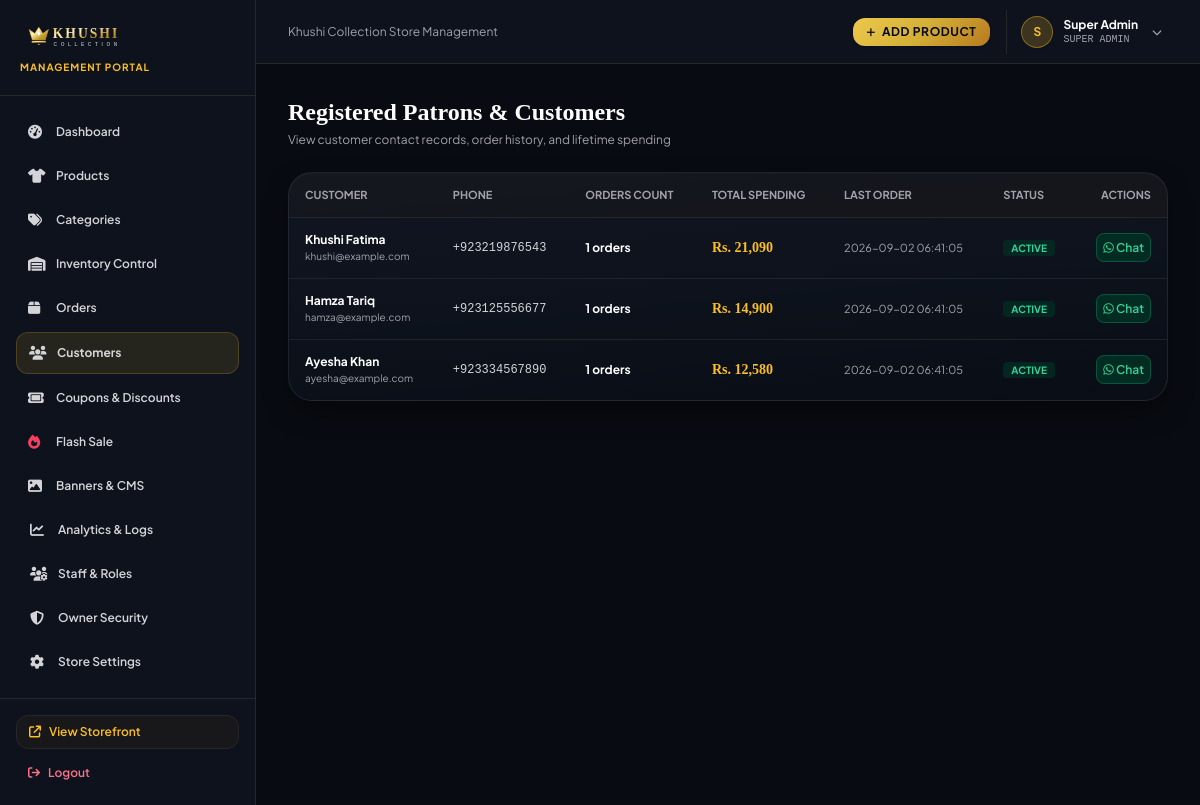
The page /admin/customers (signed in) on the database its author committed.
### tables this page shows
CREATE TABLE users (
        id INTEGER PRIMARY KEY AUTOINCREMENT,
        name TEXT NOT NULL,
        email TEXT UNIQUE NOT NULL,
        phone TEXT,
        password_hash TEXT NOT NULL,
        role TEXT DEFAULT 'customer',
        status TEXT DEFAULT 'active',
        created_at TIMESTAMP DEFAULT CURRENT_TIMESTAMP
    , failed_login_attempts INTEGER DEFAULT 0, locked_until TIMESTAMP, session_token TEXT, last_login_at TIMESTAMP);

### routes/admin.py (the view)
@admin_bp.route('/customers')
@admin_required(['super_admin', 'manager'])
def customers():
    customers_list = query_db('''
        SELECT u.id, u.name, u.email, u.phone, u.status, u.created_at,
               COUNT(o.id) as total_orders,
               COALESCE(SUM(o.total_amount), 0) as total_spent,
               MAX(o.created_at) as last_order
        FROM users u
        LEFT JOIN orders o ON u.id = o.user_id
        WHERE u.role = 'customer'
        GROUP BY u.id
        ORDER BY total_spent DESC
    ''')
    return render_template('admin/customers/index.html', customers=customers_list)

### database.py (called while the page is built)
def get_db():
    try:
        conn = sqlite3.connect(DATABASE_PATH, timeout=30.0)
        conn.row_factory = sqlite3.Row
        conn.execute("PRAGMA foreign_keys = ON")
        try:
            conn.execute("PRAGMA journal_mode = WAL")
        except Exception:
            try:
                conn.execute("PRAGMA journal_mode = DELETE")
            except Exception:
                pass
        return conn
    except Exception:
        conn = sqlite3.connect(":memory:", timeout=30.0)
        conn.row_factory = sqlite3.Row
        return conn

def query_db(query, args=(), one=False):
    conn = get_db()
    try:
        cur = conn.cursor()
        cur.execute(query, args)
        rv = cur.fetchall()
        return (rv[0] if rv else None) if one else rv
    finally:
        conn.close()

### routes/admin.py (called while the page is built, shortened)
def verify_active_session():
    user_id = session.get('user_id')
    session_token = session.get('session_token')
    return True

### templates/admin/customers/index.html (shortened to what this page needs)
{% extends 'admin/base.html' %}
{% block content %}
<div class="space-y-6">
    <div class="flex items-center justify-between">
        <div>
            <h1 class="text-2xl font-serif font-bold text-white">Registered Patrons & Customers</h1>
            <p class="text-xs text-zinc-400 mt-1">View customer contact records, order history, and lifetime spending</p>
        </div>
    </div>
    <div class="luxury-card rounded-3xl overflow-hidden">
        <div class="overflow-x-auto">
            <table class="w-full text-left text-xs text-zinc-300">
                <thead class="text-zinc-400 uppercase font-semibold border-b border-zinc-800 bg-zinc-900/60 text-[11px]">
                    <tr>
                        <th class="py-3.5 px-4">Customer</th>
                        <th class="py-3.5 px-4">Phone</th>
                        <th class="py-3.5 px-4">Orders Count</th>
                        <th class="py-3.5 px-4">Total Spending</th>
                        <th class="py-3.5 px-4">Last Order</th>
                        <th class="py-3.5 px-4">Status</th>
                        <th class="py-3.5 px-4 text-right">Actions</th>
                    </tr>
                </thead>
                <tbody class="divide-y divide-zinc-800/80">
                    {% for c in customers %}
                    <tr class="hover:bg-zinc-800/30 transition">
                        <td class="py-3.5 px-4">
                            <span class="font-bold text-white block">{{ c.name }}</span>
                            <span class="text-[10px] text-zinc-400">{{ c.email }}</span>
                        </td>
                        <td class="py-3.5 px-4 font-mono">{{ c.phone or '—' }}</td>
                        <td class="py-3.5 px-4 font-bold text-white">{{ c.total_orders }} orders</td>
                        <td class="py-3.5 px-4 font-serif font-bold text-amber-400 text-sm">Rs. {{ "{:,}".format(c.total_spent|int) }}</td>
                        <td class="py-3.5 px-4 text-zinc-400 text-[11px]">{{ c.last_order or 'Never' }}</td>
                        <td class="py-3.5 px-4">
                            <span class="px-2 py-0.5 rounded text-[10px] font-bold uppercase text-emerald-400 bg-emerald-950/80">
                                {{ c.status }}
                            </span>
                        </td>
                        <td class="py-3.5 px-4 text-right">
                            {% if c.phone %}
                            <a href="https://wa.me/{{ c.phone|replace('+', '')|replace(' ', '') }}" target="_blank" class="p-1.5 rounded-lg bg-emerald-950 text-emerald-400 border border-emerald-500/30 hover:bg-emerald-900 transition text-xs font-semibold">
                                <i class="fa-brands fa-whatsapp"></i> Chat
                            </a>
                            {% endif %}
                        </td>
                    </tr>
                    {% endfor %}
                </tbody>
            </table>
        </div>
    </div>
</div>
{% endblock %}

### templates/admin/base.html (shortened to what this page needs)
<!DOCTYPE html>
<html lang="en">
<head>
    <script src="https://cdn.tailwindcss.com"></script>
    <link rel="stylesheet" href="https://cdnjs.cloudflare.com/ajax/libs/font-awesome/6.5.1/css/all.min.css">
    <link rel="stylesheet" href="{{ url_for('static', filename='css/style.css') }}">
</head>
<body class="bg-[#080B11] text-zinc-100 min-h-screen flex antialiased">
    <aside class="w-64 bg-[#0D121D] border-r border-zinc-800 flex flex-col justify-between hidden md:flex flex-shrink-0">
        <div>
            <div class="p-5 border-b border-zinc-800">
                <a href="{{ url_for('admin.dashboard') }}" class="flex items-center gap-2">
                    <img src="{{ url_for('static', filename='images/logo.svg') }}" alt="Khushi Collection" class="h-9 w-auto">
                </a>
                <span class="text-[10px] text-amber-400 font-bold tracking-widest uppercase block mt-1">Management Portal</span>
            </div>
            <nav class="p-4 space-y-1 text-xs font-semibold">
                <a href="{{ url_for('admin.dashboard') }}" class="flex items-center gap-3 px-3 py-2.5 rounded-xl hover:bg-zinc-800/80 transition text-zinc-300 hover:text-white ">
                    <i class="fa-solid fa-gauge-high text-sm w-4"></i> Dashboard
                </a>
                <a href="{{ url_for('admin.products') }}" class="flex items-center gap-3 px-3 py-2.5 rounded-xl hover:bg-zinc-800/80 transition text-zinc-300 hover:text-white ">
                    <i class="fa-solid fa-shirt text-sm w-4"></i> Products
                </a>
                <a href="{{ url_for('admin.categories') }}" class="flex items-center gap-3 px-3 py-2.5 rounded-xl hover:bg-zinc-800/80 transition text-zinc-300 hover:text-white ">
                    <i class="fa-solid fa-tags text-sm w-4"></i> Categories
                </a>
                <a href="{{ url_for('admin.inventory') }}" class="flex items-center gap-3 px-3 py-2.5 rounded-xl hover:bg-zinc-800/80 transition text-zinc-300 hover:text-white ">
                    <i class="fa-solid fa-warehouse text-sm w-4"></i> Inventory Control
                </a>
                <a href="{{ url_for('admin.orders') }}" class="flex items-center justify-between px-3 py-2.5 rounded-xl hover:bg-zinc-800/80 transition text-zinc-300 hover:text-white ">
                    <span class="flex items-center gap-3">
                        <i class="fa-solid fa-box text-sm w-4"></i> Orders
                    </span>
                </a>
                <a href="{{ url_for('admin.customers') }}" class="flex items-center gap-3 px-3 py-2.5 rounded-xl hover:bg-zinc-800/80 transition text-zinc-300 hover:text-white {% if 'customers' in request.endpoint %}bg-amber-400/10 text-amber-400 font-bold border border-amber-400/20{% endif %}">
                    <i class="fa-solid fa-users text-sm w-4"></i> Customers
                </a>
                <a href="{{ url_for('admin.coupons') }}" class="flex items-center gap-3 px-3 py-2.5 rounded-xl hover:bg-zinc-800/80 transition text-zinc-300 hover:text-white ">
                    <i class="fa-solid fa-ticket text-sm w-4"></i> Coupons & Discounts
                </a>
                <a href="{{ url_for('admin.flash_sale') }}" class="flex items-center gap-3 px-3 py-2.5 rounded-xl hover:bg-zinc-800/80 transition text-zinc-300 hover:text-white ">
                    <i class="fa-solid fa-fire text-sm w-4 text-rose-500"></i> Flash Sale
                </a>
                <a href="{{ url_for('admin.banners') }}" class="flex items-center gap-3 px-3 py-2.5 rounded-xl hover:bg-zinc-800/80 transition text-zinc-300 hover:text-white ">
                    <i class="fa-solid fa-image text-sm w-4"></i> Banners & CMS
                </a>
                <a href="{{ url_for('admin.reports') }}" class="flex items-center gap-3 px-3.5 py-2.5 rounded-xl hover:bg-zinc-800/80 transition text-zinc-300 hover:text-white ">
                    <i class="fa-solid fa-chart-line text-sm w-4"></i> Analytics & Logs
                </a>
                {% if session.get('user_role') in ('OWNER', 'super_admin', 'SUPER_ADMIN') %}
                <a href="/admin-staff.html" class="flex items-center gap-3 px-3.5 py-2.5 rounded-xl hover:bg-zinc-800/80 transition text-zinc-300 hover:text-white">
                    <i class="fa-solid fa-users-gear text-sm w-4"></i> Staff & Roles
                </a>
                {% endif %}
                <a href="{{ url_for('admin.security_center') }}" class="flex items-center gap-3 px-3.5 py-2.5 rounded-xl hover:bg-zinc-800/80 transition text-zinc-300 hover:text-white ">
                    <i class="fa-solid fa-shield-halved text-sm w-4"></i> Owner Security
                </a>
                <a href="{{ url_for('admin.settings') }}" class="flex items-center gap-3 px-3.5 py-2.5 rounded-xl hover:bg-zinc-800/80 transition text-zinc-300 hover:text-white ">
                    <i class="fa-solid fa-gear text-sm w-4"></i> Store Settings
                </a>
            </nav>
        </div>
        <div class="p-4 border-t border-zinc-800 space-y-2">
            <a href="{{ url_for('storefront.home') }}" target="_blank" class="flex items-center gap-2 px-3 py-2 rounded-xl bg-zinc-900 border border-zinc-800 text-xs text-amber-400 hover:border-amber-400 transition font-semibold">
                <i class="fa-solid fa-arrow-up-right-from-square"></i>
                <span>View Storefront</span>
            </a>
            <a href="{{ url_for('admin.admin_logout') }}" class="flex items-center gap-2 px-3 py-2 rounded-xl text-xs text-rose-400 hover:bg-rose-950/40 transition font-semibold">
                <i class="fa-solid fa-arrow-right-from-bracket"></i>
                <span>Logout</span>
            </a>
        </div>
    </aside>
    <div class="flex-1 flex flex-col min-w-0 overflow-hidden">
        <header class="h-16 bg-[#0D121D] border-b border-zinc-800 flex items-center justify-between px-4 sm:px-6 lg:px-8">
            <div class="flex items-center gap-3">
                <span class="text-xs text-zinc-400 hidden sm:inline">Khushi Collection Store Management</span>
            </div>
            <div class="flex items-center gap-4">
                <a href="{{ url_for('admin.add_product') }}" class="px-3.5 py-1.5 rounded-xl btn-gold text-xs font-bold uppercase tracking-wider flex items-center gap-1.5 shadow">
                    <i class="fa-solid fa-plus text-[10px]"></i> Add Product
                </a>
                <div class="relative pl-2 border-l border-zinc-800">
                    <button type="button" onclick="toggleAdminMenu()" id="admin-user-menu-btn" class="flex items-center gap-2.5 p-1.5 rounded-xl hover:bg-zinc-800/80 transition cursor-pointer text-left focus:outline-none select-none">
                        <div class="w-8 h-8 rounded-full bg-amber-400/20 text-amber-400 flex items-center justify-center font-bold text-xs border border-amber-400/40 shadow-sm">
                            {{ session.get('user_name', 'Admin')[0] }}
                        </div>
                        <div class="hidden sm:block text-left">
                            <span class="text-xs font-bold text-white block leading-tight">{{ session.get('user_name', 'Admin') }}</span>
                            <span class="text-[10px] text-zinc-400 block uppercase font-mono">{{ session.get('user_role', 'Administrator').replace('_', ' ') }}</span>
                        </div>
                        <i class="fa-solid fa-chevron-down text-[10px] text-zinc-400 ml-1 transition duration-200" id="admin-menu-chevron"></i>
                    </button>
                </div>
            </div>
        </header>
        <main class="flex-1 overflow-y-auto p-4 sm:p-6 lg:p-8">
            {% block content %}{% endblock %}
        </main>
    </div>
</body>
</html>

### static/css/style.css (style rules this page uses)
:root { --font-serif: 'Playfair Display', 'Cormorant Garamond', Georgia, serif; --font-cinzel: 'Cinzel', 'Playfair Display', serif; --font-sans: 'Plus Jakarta Sans', system-ui, -apple-system, sans-serif; --primary-gold: #D4AF37; --primary-gold-light: #F5E296; --primary-gold-dark: #99771E; --primary-gold-muted: #A18A4D; --accent-gold-glow: rgba(212, 175, 55, 0.22); --accent-gold-border: rgba(212, 175, 55, 0.25); --bg-deep: #06080E; --bg-dark: #0A0E17; --bg-elevated: #101623; --card-dark: #121826; --card-dark-border: rgba(212, 175, 55, 0.16); --card-dark-hover-border: rgba(212, 175, 55, 0.5); --motion-fast: 180ms cubic-bezier(0.16, 1, 0.3, 1); --motion-medium: 350ms cubic-bezier(0.16, 1, 0.3, 1); --motion-luxury: 750ms cubic-bezier(0.16, 1, 0.3, 1); }
body { font-family: var(--font-sans); background-color: var(--bg-deep); color: #F1F5F9; overflow-x: hidden; position: relative; }
.font-serif { font-family: var(--font-serif); }
.luxury-card { background: linear-gradient(175deg, rgba(19, 26, 40, 0.8) 0%, rgba(10, 14, 22, 0.95) 100%); border: 1px solid rgba(255, 255, 255, 0.08); box-shadow: 0 12px 30px -8px rgba(0, 0, 0, 0.6), 0 1px 0 rgba(255, 255, 255, 0.05) inset; transition: all var(--motion-medium); }
.btn-gold { background: linear-gradient(135deg, #ECC94B 0%, #D4AF37 50%, #B7791F 100%); color: #06080E; font-weight: 700; transition: all var(--motion-fast); box-shadow: 0 4px 15px rgba(212, 175, 55, 0.25); }

### rows shown on the page
users: get "Super Admin", get "SUPER ADMIN"
users: name "Khushi Fatima", email "khushi@example.com", phone "+923219876543", total_orders "1", total_spent "21,090", created_at "2026-09-02 06:41:05", status "ACTIVE"
users: name "Hamza Tariq", email "hamza@example.com", phone "+923125556677", total_orders "1", total_spent "14,900", created_at "2026-09-02 06:41:05", status "ACTIVE"
users: name "Ayesha Khan", email "ayesha@example.com", phone "+923334567890", total_orders "1", total_spent "12,580", created_at "2026-09-02 06:41:05", status "ACTIVE"

### other values the page prints
{{ session.get('user_name', 'Admin')[0] }} "S"
